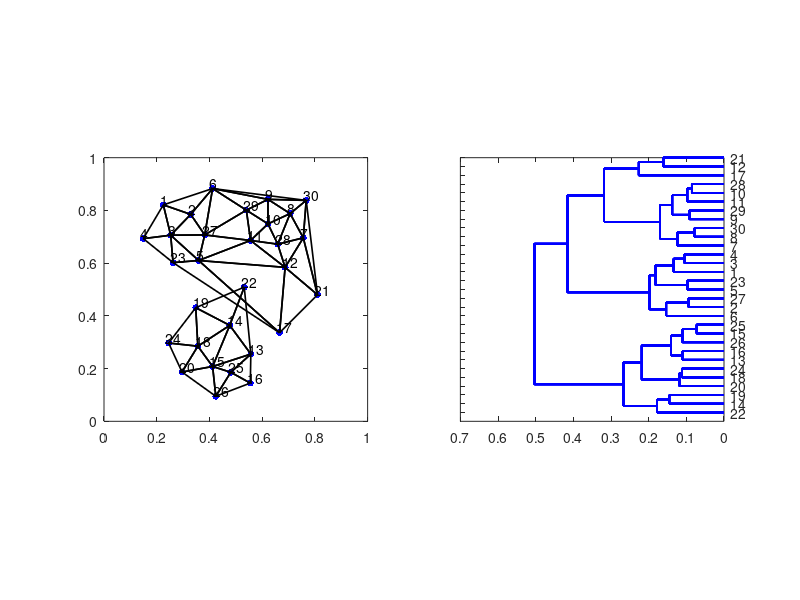

MATLAB code for this plot:
%% Sample Data Set
x = [0.225, 0.821; 0.329, 0.785; 0.253, 0.706; 0.149, 0.693;
     0.359, 0.610; 0.412, 0.883; 0.756, 0.696; 0.706, 0.788;
     0.622, 0.842; 0.622, 0.749; 0.556, 0.686; 0.687, 0.584;
     0.557, 0.255; 0.477, 0.364; 0.412, 0.208; 0.555, 0.145;
     0.666, 0.336; 0.356, 0.285; 0.348, 0.431; 0.296, 0.187;
     0.810, 0.480; 0.532, 0.509; 0.262, 0.602; 0.245, 0.297;
     0.481, 0.186; 0.424, 0.095; 0.382, 0.707; 0.659, 0.672;
     0.540, 0.801; 0.767, 0.838];
 
%% Create the linkage data
%  Choices: 'single', 'complete', 'average', 'centroid'
Z = linkage(x,'average');
set(gcf,'Position',[132.2,361.8,1045.6,405.2]);
set(gcf,'color','w'); 
 
%% Perform Hierarchical Clustering
for nClus = length(x):-1:2 
    
    % Plot of the dendogram colored accrdg to no. of clusters (nClus)
    subplot(122);
    color = Z(end-nClus+2,3)-eps;
    T = cluster(Z,'MaxClust',nClus);
    h = dendrogram(Z,0,'Orientation','left','ColorThreshold',color); 
    axis square; box on; set(h,'LineWidth',1.2);
    
    % Plot the data points and the Delaunay Triangulation of clusters
    subplot(121);
    scatter(x(:,1),x(:,2),25,'b','filled'); hold on;
    for j = 1:length(x)
        text(x(j,1)-0.01,x(j,2)+0.02,num2str(j));
    end
    for j = 1:max(T)
        if sum(T == j) == 2
           plot(x(T == j,1),x(T == j,2),'k','Linewidth',1.2);
        elseif sum(T == j) > 2
           tri = delaunay(x(T == j,1),x(T == j,2));
           triplot(tri,x(T == j,1),x(T == j,2),'k','Linewidth',1.2);
        end
    end
    axis([0 1 0 1]); axis square;
    box on; hold off;
    
    % Code for creating a GIF
    % exportgraphics(gcf,'average_link.gif','Append',true);
    pause(0.1);
end
